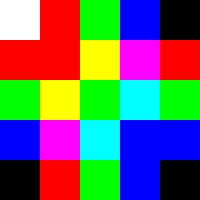
#> input picture dmtools/tests/resources/io_tests/color_matrix_ascii.ppm, 25 x 25 px, given in place of red_blue_square.png, which was not available (shown 8 times larger)
$ python simple_blur.py
#> lines starting #> are read from the running program, lines starting #| are printed output that depends on the picture; pictures that were not available may be replaced by others from this repository, and a replacement may not be noted
### dmtools/io.py
import os
import sys
import re
import numpy as np
import pkgutil
from datetime import datetime
from imageio import imread, imwrite
from PIL import PngImagePlugin
from typing import List
from ._log import _log_msg
import logging


class Metadata:
    """Maintain metadata for an image. Based on the `PNG`_ format.

    .. _PNG: https://www.w3.org/TR/PNG/#11textinfo
    """

    def __init__(self,
                 title: str = None,
                 author: str = None,
                 description: str = None,
                 copyright: str = None,
                 creation_time: str = None,
                 software: str = None,
                 disclaimer: str = None,
                 warning: str = None,
                 source: str = None,
                 comment: str = None):
        """Initialize metadata.

        Args:
            title (str): Short (one line) title or caption for image. \
                Defaults to None
            author (str): Name of image's creator. \
                Defaults to None
            description (str): Description of image (possibly long). \
                Defaults to None
            copyright (str): Copyright notice. Defaults to None
            creation_time (str): Time of original image creation. \
                Defaults to the time of initialization.
            software (str): Software used to create the image. \
                Defaults to "dmtools".
            disclaimer (str): Legal disclaimer. Defaults to None.
            warning (str): Warning of nature of content. Defaults to None.
            source (str): Device used to create the image. \
                Defaults to the source code of the invoked script.
            comment (str): Miscellaneous comment. Defaults to None.
        """
        self.title = title
        self.author = author
        self.description = description
        self.copyright = copyright
        if creation_time is None:
            self.creation_time = datetime.now().strftime("%Y-%m-%d %H:%M:%S")
        else:
            self.creation_time = creation_time
        self.software = "dmtools" if software is None else software
        self.disclaimer = disclaimer
        self.warning = warning
        if source is None:
            if sys.argv[0] != "":
                self.source = open(sys.argv[0]).read()
            else:
                self.source = source
        self.comment = comment

    def _to_pnginfo(self) -> PngImagePlugin.PngInfo:
        """Return a PngInfo object with this metadata.

        Returns:
            PngImagePlugin.PngInfo: Corresponding PngInfo object.
        """
        info = PngImagePlugin.PngInfo()
        inst_var_to_attribute_name = {
            self.title: "Title",
            self.author: "Author",
            self.description: "Description",
            self.copyright: "Copyright",
            self.creation_time: "Creation Time",
            self.software: "Software",
            self.disclaimer: "Disclaimer",
            self.warning: "Warning",
            self.source: "Source",
            self.comment: "Comment"
        }
        for k,v in inst_var_to_attribute_name.items():
            if k is not None:
                info.add_text(v, k)
        return info

    # [22 lines left out: function _to_comment_string, not called in this run]


def _continuous(image: np.ndarray, k: int) -> np.ndarray:
    """Make a discrete image continuous.

    Args:
        image (np.ndarray): Discrete image with values in [0,k].
        k (int): Maximum color/gray value.

    Returns:
        np.ndarray: Continuous image with values in [0,1].
    """
    # TODO: Consider changing to
    # (image / (k+1)) + (1 / (2 * (k+1)))
    return image / k


def _discretize(image: np.ndarray, k: int) -> np.ndarray:
    """Discretize a continuous image.

    Args:
        image (np.ndarray): Continuous image with values in [0,1].
        k (int): Maximum color/gray value.

    Returns:
        np.ndarray: Discrete image with values in [0,k].
    """
    # TODO: Consider changing to
    # np.ceil(image * (k+1)).astype(int) + 1
    return np.ceil(k*image - 0.5).astype(int)


# [17 lines left out: function _get_next_version, not called in this run]


def read_png(path: str) -> np.ndarray:
    """Read a png file into a NumPy array.

    Args:
        path (str): String file path.

    Returns:
        np.ndarray: NumPy array representing the image.
    """
#> called with path = 'red_blue_square.png'
    image = imread(uri=path, format='png')
#> image is the input picture: shape (25, 25, 3); mean R, G, B 102, 102, 102
    return _continuous(image, 255)


def write_png(image: np.ndarray, path: str, versioning=False, metadata=None):
    """Write NumPy array to a png file.

    The NumPy array should have values in the range [0, 1].
    Otherwise, this function has undefined behavior.

    Args:
        image (np.ndarray): NumPy array representing image.
        path (str): String file path.
        versioning (bool): Version files (rather than overwrite).
        metadata (Metadata): Metadata for image. Defaults to Metadata().
    """
    if versioning:
        path = _get_next_version(path)
    im = _discretize(image, 255).astype(np.uint8)
    metadata = Metadata() if metadata is None else metadata
    imwrite(im=im, uri=path, format='png', pnginfo=metadata._to_pnginfo())


# [227 lines left out: functions _parse_ascii_netpbm, _parse_binary_netpbm, read_netpbm, write_netpbm, write_ascii, read and 1 more, not called in this run]

### dmtools/transform.py
import numpy as np
from math import floor, ceil, sqrt
from functools import partial
from enum import Enum
from collections import namedtuple
from typing import Union, List


class Loc(Enum):
    UPPER_LEFT = "upper_left"
    LOWER_LEFT = "lower_left"
    CENTER = "center"


def _box_weighting_function(x: float) -> float:
    return 1 if x <= 0.5 else 0


def _triangle_weighting_function(x: float) -> float:
    return max(1 - x, 0.0)


# [7 lines left out: function _catmull_rom_weighting_function, not called in this run]


def _gaussian_weighting_function(x: float, sigma: float = 0.5,
                                 blur: float = 1.0) -> float:
    sigma = sigma * blur
    return (1 / sqrt(2*np.pi*sigma**2))*np.power(np.e, -x**2 / (2*sigma**2))


ResizeFilter = namedtuple('ResizeFilter', 'weighting_function support')
ResizeFilter.__doc__ = """\
Image resize filter.

To learn more about image resize filters, see the `ImageMagick`_ reference on
`Resampling Filters`_.

Parameters:
    weighting_function (Callable): Weighting function defined on [0, support].
    support (float): The ideal neighborhood size of the filter.

.. _ImageMagick: https://imagemagick.org/script/index.php
.. _Resampling Filters: https://legacy.imagemagick.org/Usage/filter/
"""


class ResizeFilterName(Enum):
    """An enumeration of supported resize filter names.

    The supported filters are a subset of `ImageMagick`_ filters.

    - `Point Filter`_ (POINT): Nearest-neighbor heuristic.
    - `Box Filter`_ (BOX): Average of neighboring pixels.
    - `Triangle Filter`_ (TRIANGLE): Linear decrease in pixel weight.
    - `Catmull-Rom Filter`_ (CATROM): Produces a sharper edge.
    - `Gaussian Filter`_ (GAUSSIAN): Blurs image. Useful as low pass filter.

    .. _ImageMagick: https://imagemagick.org/script/index.php
    .. _Point Filter: https://legacy.imagemagick.org/Usage/filter/#point
    .. _Box Filter: https://legacy.imagemagick.org/Usage/filter/#box
    .. _Triangle Filter: https://legacy.imagemagick.org/Usage/filter/#triangle
    .. _Catmull-Rom Filter: https://legacy.imagemagick.org/Usage/filter/#cubics
    .. _Gaussian Filter: https://legacy.imagemagick.org/Usage/filter/#gaussian
    """
    POINT = ResizeFilter(_box_weighting_function, 0.0)
    BOX = ResizeFilter(_box_weighting_function, 0.5)
    TRIANGLE = ResizeFilter(_triangle_weighting_function, 1.0)
    CATROM = ResizeFilter(_catmull_rom_weighting_function, 2.0)
    GAUSSIAN = ResizeFilter(_gaussian_weighting_function, 2.0)


# [11 lines left out: function _safe_divide, not called in this run]


def _over_alpha_composite(aA, aB) -> np.ndarray:
    return aA + aB * (1 - aA)


def _over_color_composite(xA, aA, xB, aB, xaA, xaB, aR) -> np.ndarray:
    return _safe_divide(xaA + xaB * (1 - aA), aR)


def _dest_over_alpha_composite(aA, aB) -> np.ndarray:
    return aB + aA * (1 - aB)


def _dest_over_color_composite(xA, aA, xB, aB, xaA, xaB, aR) -> np.ndarray:
    return _safe_divide(xaB + xaA * (1 - aB), aR)


def _add_alpha_composite(aA, aB) -> np.ndarray:
    return np.clip(aA + aB, 0, 1)


def _add_color_composite(xA, aA, xB, aB, xaA, xaB, aR) -> np.ndarray:
    return _safe_divide(xaA + xaB, aR)


CompositeOp = namedtuple('CompositeOp', 'alpha color')
CompositeOp.__doc__ = """\
Image alpha compositing operators.

To learn more about image alpha compositing, see `Alpha Compositing`_.

Parameters:
    alpha (Callable): The function producing the alpha of the resulting image.
    color (Callable): The function producing the color of the resulting image.

.. _Alpha Compositing: https://en.wikipedia.org/wiki/Alpha_compositing
"""


class CompositeOpName(Enum):
    """An enumeration of supported image alpha compositing operator names.

    The supported operators are a subset of `Cairo`_ operators.

    -  (OVER): two semi-transparent slides; source over dest.
    -  (DEST_OVER): two semi-transparent slides; dest over source.
    -  (ADD): Add source and dest.

    .. _Cairo: https://www.cairographics.org/operators
    """
    OVER = CompositeOp(_over_alpha_composite, _over_color_composite)
    DEST_OVER = CompositeOp(_dest_over_alpha_composite,
                            _dest_over_color_composite)
    ADD = CompositeOp(_add_alpha_composite, _add_color_composite)


EPSILON = 1.0e-6


def _rescale_axis(image: np.ndarray, axis: int, k: int,
                  filter: Union[ResizeFilterName, ResizeFilter],
                  **kwargs) -> np.ndarray:
    # set the weighting function and support
#> called with axis = 0, k = 1
    if not isinstance(filter, ResizeFilter):
        filter = filter.value
    f = filter.weighting_function
    support = filter.support

    # scale support if blur keyword argument is passed
    if 'blur' in kwargs:
        support = support * kwargs['blur']

    if k > 1:
        support = support * k

    if axis == 1:
        image = np.swapaxes(image,0,1)

    n, *_ = image.shape
#> n = 25
    new_shape = list(image.shape)
#> new_shape = [25, 25, 3]
    new_shape[0] = int(new_shape[0] * k)
    rescaled_image = np.zeros(new_shape)
    for i in range(new_shape[0]):
        # get range of rows in the support
        bisect = i + 0.5
        a = max((bisect - support) / k, 0.0)
        b = min((bisect + support) / k, n)
        if (b-a < 1):
            # fall back to nearest neighbor heuristic
            if ceil(a) - a > ((b - a) / 2.0):
                a = floor(a)
            else:
                a = ceil(a)
            b = a + 1
        a = round(a)
        b = round(b)
        row = image[a:b,:]

        def x(i):
            """Return distance to source pixel."""
            return abs((i+0.5) - (bisect / k))

        # use weighting function to weight rows
        if k <= 1:
            weights = np.array([f(x(i) * k, **kwargs) for i in range(a,b)])
        else:
            weights = np.array([f(x(i), **kwargs) for i in range(a,b)])

        # TODO: This is the numerically stable way to implement this.
        #       Need to decide if this implementation should be used.
        # weights = weights / max(np.sum(weights), EPSILON) # normalize weights
        # row = np.dot(weights, np.swapaxes(row,0,1))
        row = np.average(row, axis=0, weights=weights)

        # set row of rescaled image
        rescaled_image[i,:] = row
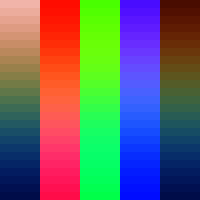
#> rescaled_image: shape (25, 25, 3) float64 (shown 8 times larger); mean of channels 0, 1, 2 0.407, 0.408, 0.407; drawn as R, G, B

    if axis == 1:
        rescaled_image = np.swapaxes(rescaled_image,0,1)

    return rescaled_image


def rescale(image: np.ndarray, k: int = -1, w: int = -1, h: int = -1,
            filter: Union[ResizeFilterName, ResizeFilter] =
            ResizeFilterName.POINT, **kwargs) -> np.ndarray:
    """Rescale the image.

    Provide either a global scale factor k or the desired dimensions (w,h) of
    the rescaled image. This image rescale implentation is largley based off of
    the `ImageMagick`_ impmenetation.

    .. _ImageMagick: https://imagemagick.org/script/index.php

    Args:
        image (np.ndarray): Image to rescale.
        k (int): Scaling factor.
        w (int): Desired width (in pixels).
        h (int): Desired height (in pixels).
        filter (Union[ResizeFilterName, ResizeFilter]): Resize filter to use.

    Returns:
        np.ndarray: Rescaled image.
    """
    if k != -1:
        w_scale = k
        h_scale = k
    elif w != -1 and h != -1:
        n,m,*_ = image.shape
        w_scale = w / m
        h_scale = h / n
    else:
        raise ValueError("Provide scale factor k or desired dimensions (w,h).")

    rescaled_image = _rescale_axis(image=image, axis=0, k=h_scale,
                                   filter=filter, **kwargs)
    rescaled_image = _rescale_axis(image=rescaled_image, axis=1, k=w_scale,
                                   filter=filter, **kwargs)
#> call 2 of _rescale_axis, with axis = 1, k = 1
#> in _rescale_axis (call 2), `image = np.swapaxes(image,0,1)`:
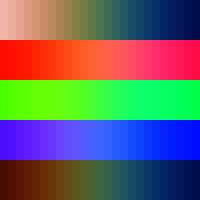
#> image: shape (25, 25, 3) float64 (shown 8 times larger); mean of channels 0, 1, 2 0.407, 0.408, 0.407; drawn as R, G, B
#> the loop in _rescale_axis (call 2), `for i in range(new_shape[0]):` made 25 passes
#> pass 1, in _rescale_axis (call 2), `row = image[a:b,:]`:
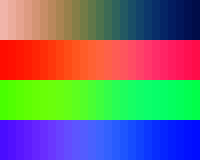
#> row: shape (20, 25, 3) float64 (shown 8 times larger); mean of channels 0, 1, 2 0.455, 0.456, 0.455; drawn as R, G, B
#> after the loop in _rescale_axis (call 2), `for i in range(new_shape[0]):`:
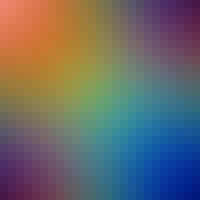
#> rescaled_image: shape (25, 25, 3) float64 (shown 8 times larger); mean of channels 0, 1, 2 0.414, 0.416, 0.414; drawn as R, G, B
    return rescaled_image


def blur(image: np.ndarray, sigma: float, radius: float = 0) -> np.ndarray:
    """Blur the image.

    This image blur implentation is largley based off of the `ImageMagick`_
    impmenetation. It uses a `Gaussian Filter`_ with parameter ``sigma`` and
    a support of ``radius`` to blur the image.

    .. _ImageMagick: https://imagemagick.org/script/index.php
    .. _Gaussian Filter: https://legacy.imagemagick.org/Usage/filter/#gaussian

    Args:
        image (np.ndarray): Image to be blurred.
        sigma (float): "Neighborhood" of the blur. A larger value is blurrier.
        radius (float): Limit of the blur. Defaults to 4 x sigma.

    Returns:
        np.ndarray: Blurred image.
    """
    if radius == 0:
        radius = 4 * sigma
    f = partial(_gaussian_weighting_function, sigma=sigma)
    filter = ResizeFilter(f, radius)
    return rescale(image, k=1, filter=filter)


# [163 lines left out: functions composite, _standardize_selection, substitute, crop, clip, normalize and 1 more, not called in this run]

### docs/tutorials/scripts/simple_blur.py
# simple_blur.py
import dmtools
from dmtools import transform

image = dmtools.read_png('red_blue_square.png')
blurred_image = transform.blur(image, sigma=5)
dmtools.write_png(blurred_image, 'red_blue_square_blur_5.png')

blurred_image = transform.blur(image, sigma=10)
#> call 3 of _rescale_axis, with axis = 0, k = 1
#> after the loop in _rescale_axis (call 3), `for i in range(new_shape[0]):`:
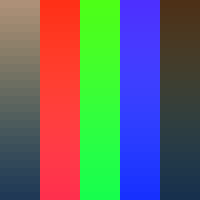
#> rescaled_image: shape (25, 25, 3) float64 (shown 8 times larger); mean of channels 0, 1, 2 0.405, 0.416, 0.405; drawn as R, G, B
#> call 4 of _rescale_axis, with axis = 1, k = 1
#> in _rescale_axis (call 4), `image = np.swapaxes(image,0,1)`:
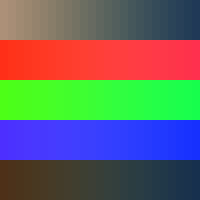
#> image: shape (25, 25, 3) float64 (shown 8 times larger); mean of channels 0, 1, 2 0.405, 0.416, 0.405; drawn as R, G, B
#> after the loop in _rescale_axis (call 4), `for i in range(new_shape[0]):`:
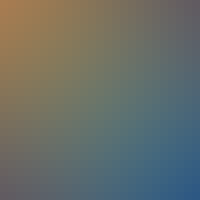
#> rescaled_image: shape (25, 25, 3) float64 (shown 8 times larger); mean of channels 0, 1, 2 0.41, 0.433, 0.41; drawn as R, G, B
dmtools.write_png(blurred_image, 'red_blue_square_blur_10.png')
